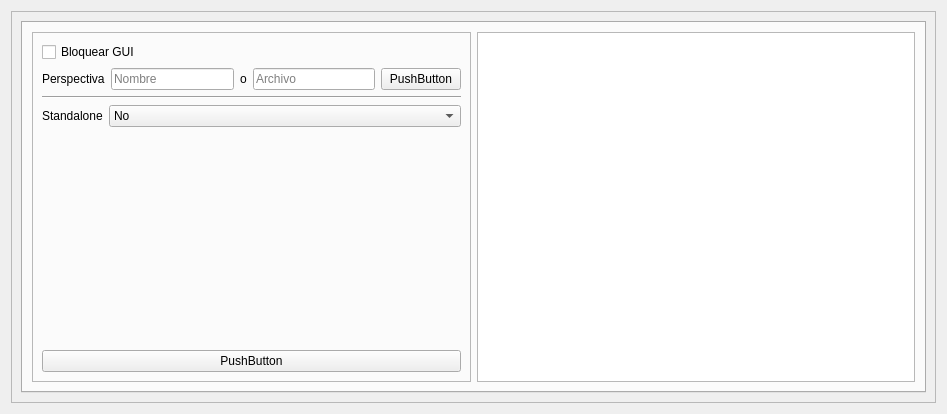
<?xml version="1.0" encoding="UTF-8"?>
<ui version="4.0">
 <class>Widget</class>
 <widget class="QWidget" name="Widget">
  <property name="geometry">
   <rect>
    <x>0</x>
    <y>0</y>
    <width>947</width>
    <height>414</height>
   </rect>
  </property>
  <property name="windowTitle">
   <string>Widget</string>
  </property>
  <layout class="QHBoxLayout" name="horizontalLayout">
   <item>
    <layout class="QVBoxLayout" name="verticalLayout_3">
     <item>
      <widget class="QFrame" name="frame">
       <property name="sizePolicy">
        <sizepolicy hsizetype="MinimumExpanding" vsizetype="MinimumExpanding">
         <horstretch>0</horstretch>
         <verstretch>0</verstretch>
        </sizepolicy>
       </property>
       <property name="frameShape">
        <enum>QFrame::Shape::StyledPanel</enum>
       </property>
       <property name="frameShadow">
        <enum>QFrame::Shadow::Raised</enum>
       </property>
       <layout class="QVBoxLayout" name="verticalLayout_2">
        <item>
         <widget class="QTabWidget" name="tabWidget">
          <property name="currentIndex">
           <number>0</number>
          </property>
          <property name="movable">
           <bool>true</bool>
          </property>
          <property name="tabBarAutoHide">
           <bool>true</bool>
          </property>
          <widget class="QWidget" name="tab">
           <attribute name="title">
            <string>Tab 1</string>
           </attribute>
           <layout class="QGridLayout" name="gridLayout">
            <item row="0" column="1">
             <widget class="QTextEdit" name="textEdit">
              <property name="sizePolicy">
               <sizepolicy hsizetype="MinimumExpanding" vsizetype="MinimumExpanding">
                <horstretch>0</horstretch>
                <verstretch>0</verstretch>
               </sizepolicy>
              </property>
             </widget>
            </item>
            <item row="0" column="0">
             <widget class="QFrame" name="frame_2">
              <property name="frameShape">
               <enum>QFrame::Shape::StyledPanel</enum>
              </property>
              <property name="frameShadow">
               <enum>QFrame::Shadow::Raised</enum>
              </property>
              <layout class="QVBoxLayout" name="verticalLayout">
               <item>
                <layout class="QHBoxLayout" name="horizontalLayout_4">
                 <item>
                  <widget class="QCheckBox" name="CHECKhtfl">
                   <property name="text">
                    <string>Bloquear GUI</string>
                   </property>
                  </widget>
                 </item>
                 <item>
                  <spacer name="horizontalSpacer">
                   <property name="orientation">
                    <enum>Qt::Orientation::Horizontal</enum>
                   </property>
                   <property name="sizeHint" stdset="0">
                    <size>
                     <width>40</width>
                     <height>20</height>
                    </size>
                   </property>
                  </spacer>
                 </item>
                </layout>
               </item>
               <item>
                <layout class="QHBoxLayout" name="horizontalLayout_8">
                 <property name="sizeConstraint">
                  <enum>QLayout::SizeConstraint::SetFixedSize</enum>
                 </property>
                 <item>
                  <widget class="QLabel" name="label_6">
                   <property name="text">
                    <string>Perspectiva</string>
                   </property>
                  </widget>
                 </item>
                 <item>
                  <widget class="QLineEdit" name="EditPerspectivename">
                   <property name="placeholderText">
                    <string>Nombre</string>
                   </property>
                  </widget>
                 </item>
                 <item>
                  <widget class="QLabel" name="label">
                   <property name="text">
                    <string>o</string>
                   </property>
                  </widget>
                 </item>
                 <item>
                  <widget class="QLineEdit" name="EDITPerspectiveFile">
                   <property name="text">
                    <string/>
                   </property>
                   <property name="placeholderText">
                    <string>Archivo</string>
                   </property>
                  </widget>
                 </item>
                 <item>
                  <widget class="QPushButton" name="BTNPerspectiveFile">
                   <property name="text">
                    <string>PushButton</string>
                   </property>
                  </widget>
                 </item>
                </layout>
               </item>
               <item>
                <widget class="Line" name="line">
                 <property name="orientation">
                  <enum>Qt::Orientation::Horizontal</enum>
                 </property>
                </widget>
               </item>
               <item>
                <layout class="QHBoxLayout" name="horizontalLayout_3">
                 <property name="sizeConstraint">
                  <enum>QLayout::SizeConstraint::SetFixedSize</enum>
                 </property>
                 <item>
                  <widget class="QLabel" name="label_2">
                   <property name="text">
                    <string>Standalone</string>
                   </property>
                  </widget>
                 </item>
                 <item>
                  <widget class="QComboBox" name="OPTStandalone">
                   <property name="sizePolicy">
                    <sizepolicy hsizetype="MinimumExpanding" vsizetype="Fixed">
                     <horstretch>0</horstretch>
                     <verstretch>0</verstretch>
                    </sizepolicy>
                   </property>
                   <item>
                    <property name="text">
                     <string>No</string>
                    </property>
                   </item>
                   <item>
                    <property name="text">
                     <string>rqt_action.action_plugin.ActionPlugin</string>
                    </property>
                   </item>
                   <item>
                    <property name="text">
                     <string>rqt_bag.bag.Bag</string>
                    </property>
                   </item>
                   <item>
                    <property name="text">
                     <string>rqt_console.console.Console</string>
                    </property>
                   </item>
                   <item>
                    <property name="text">
                     <string>rqt_graph.ros_graph.RosGraph</string>
                    </property>
                   </item>
                   <item>
                    <property name="text">
                     <string>rqt_msg.messages.Messages</string>
                    </property>
                   </item>
                   <item>
                    <property name="text">
                     <string>rqt_plot.plot.Plot</string>
                    </property>
                   </item>
                   <item>
                    <property name="text">
                     <string>rqt_publisher.publisher.Publisher</string>
                    </property>
                   </item>
                   <item>
                    <property name="text">
                     <string>rqt_py_console.py_console.PyConsole</string>
                    </property>
                   </item>
                   <item>
                    <property name="text">
                     <string>rqt_reconfigure.param_plugin.ParamPlugin</string>
                    </property>
                   </item>
                   <item>
                    <property name="text">
                     <string>rqt_service_caller.service_caller.ServiceCaller</string>
                    </property>
                   </item>
                   <item>
                    <property name="text">
                     <string>rqt_shell.shell.Shell</string>
                    </property>
                   </item>
                   <item>
                    <property name="text">
                     <string>rqt_srv.services.Services</string>
                    </property>
                   </item>
                   <item>
                    <property name="text">
                     <string>rqt_topic.topic.Topic</string>
                    </property>
                   </item>
                  </widget>
                 </item>
                </layout>
               </item>
               <item>
                <spacer name="verticalSpacer">
                 <property name="orientation">
                  <enum>Qt::Orientation::Vertical</enum>
                 </property>
                 <property name="sizeHint" stdset="0">
                  <size>
                   <width>20</width>
                   <height>40</height>
                  </size>
                 </property>
                </spacer>
               </item>
               <item>
                <widget class="QPushButton" name="BTNConnect">
                 <property name="text">
                  <string>PushButton</string>
                 </property>
                </widget>
               </item>
              </layout>
             </widget>
            </item>
           </layout>
          </widget>
         </widget>
        </item>
       </layout>
      </widget>
     </item>
    </layout>
   </item>
  </layout>
 </widget>
 <resources/>
 <connections/>
</ui>
